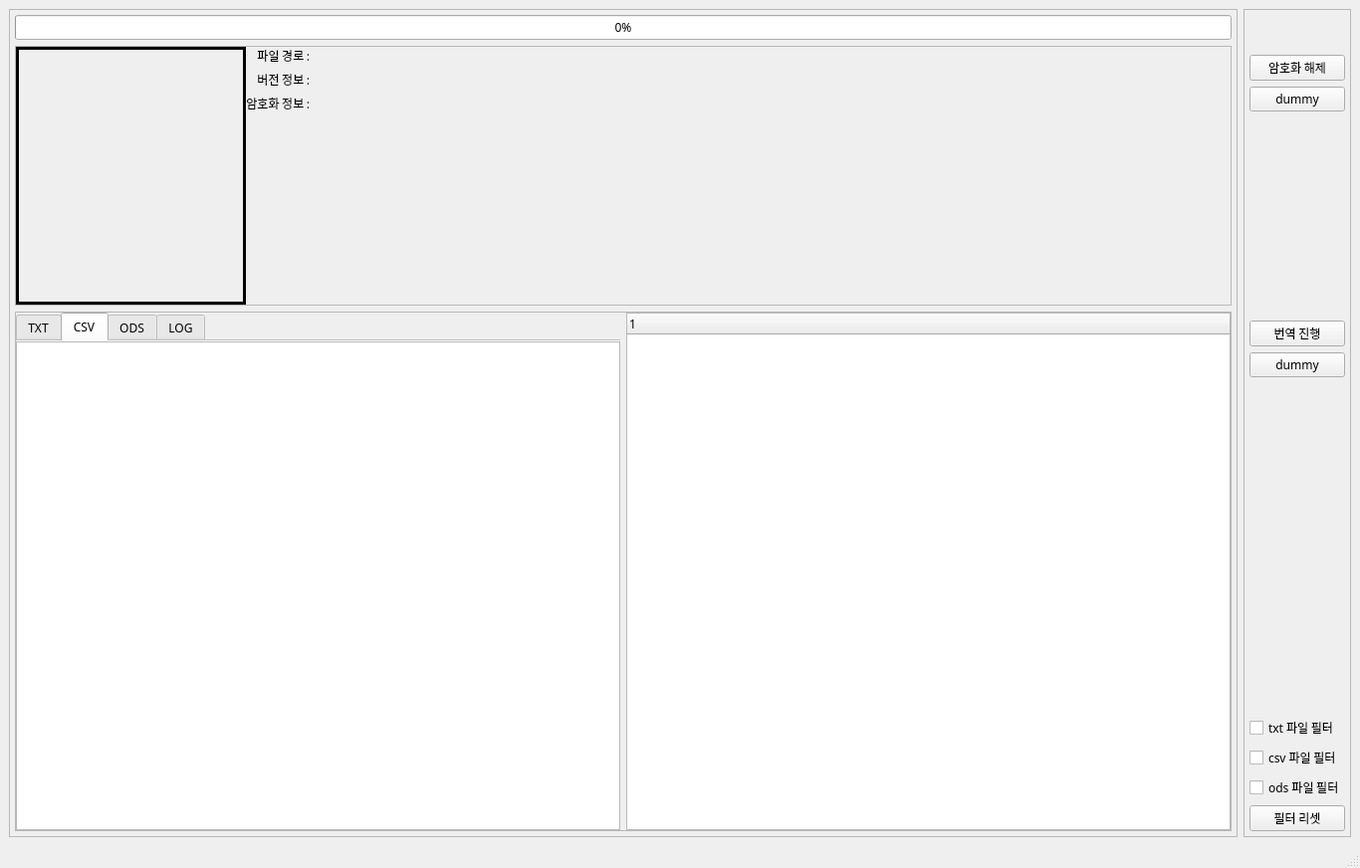
<?xml version="1.0" encoding="UTF-8"?>
<ui version="4.0">
 <author>koa</author>
 <class>MainWindow</class>
 <widget class="QMainWindow" name="MainWindow">
  <property name="geometry">
   <rect>
    <x>0</x>
    <y>0</y>
    <width>1366</width>
    <height>872</height>
   </rect>
  </property>
  <property name="sizePolicy">
   <sizepolicy hsizetype="Expanding" vsizetype="Expanding">
    <horstretch>0</horstretch>
    <verstretch>0</verstretch>
   </sizepolicy>
  </property>
  <property name="minimumSize">
   <size>
    <width>1366</width>
    <height>768</height>
   </size>
  </property>
  <property name="font">
   <font>
    <family>D2Coding</family>
   </font>
  </property>
  <property name="contextMenuPolicy">
   <enum>Qt::CustomContextMenu</enum>
  </property>
  <property name="windowTitle">
   <string>RPG_Trans</string>
  </property>
  <widget class="QWidget" name="centralwidget">
   <property name="sizePolicy">
    <sizepolicy hsizetype="MinimumExpanding" vsizetype="Preferred">
     <horstretch>0</horstretch>
     <verstretch>0</verstretch>
    </sizepolicy>
   </property>
   <layout class="QGridLayout" name="gridLayout_2">
    <item row="0" column="0">
     <widget class="QFrame" name="Entire_Frame">
      <property name="frameShape">
       <enum>QFrame::StyledPanel</enum>
      </property>
      <property name="frameShadow">
       <enum>QFrame::Raised</enum>
      </property>
      <layout class="QVBoxLayout" name="verticalLayout_2" stretch="0,1,2">
       <property name="leftMargin">
        <number>5</number>
       </property>
       <property name="topMargin">
        <number>5</number>
       </property>
       <property name="rightMargin">
        <number>5</number>
       </property>
       <property name="bottomMargin">
        <number>5</number>
       </property>
       <item>
        <widget class="QProgressBar" name="progressBar">
         <property name="value">
          <number>0</number>
         </property>
         <property name="alignment">
          <set>Qt::AlignCenter</set>
         </property>
        </widget>
       </item>
       <item>
        <widget class="QFrame" name="Folder_info_Frame">
         <property name="sizePolicy">
          <sizepolicy hsizetype="MinimumExpanding" vsizetype="MinimumExpanding">
           <horstretch>0</horstretch>
           <verstretch>0</verstretch>
          </sizepolicy>
         </property>
         <property name="baseSize">
          <size>
           <width>100</width>
           <height>100</height>
          </size>
         </property>
         <property name="frameShape">
          <enum>QFrame::StyledPanel</enum>
         </property>
         <property name="frameShadow">
          <enum>QFrame::Raised</enum>
         </property>
         <layout class="QHBoxLayout" name="horizontalLayout_2" stretch="1,0,4">
          <property name="spacing">
           <number>0</number>
          </property>
          <property name="leftMargin">
           <number>0</number>
          </property>
          <property name="topMargin">
           <number>0</number>
          </property>
          <property name="rightMargin">
           <number>0</number>
          </property>
          <property name="bottomMargin">
           <number>0</number>
          </property>
          <item>
           <widget class="QLabel" name="Location_Drag_Drop">
            <property name="sizePolicy">
             <sizepolicy hsizetype="Expanding" vsizetype="Expanding">
              <horstretch>100</horstretch>
              <verstretch>100</verstretch>
             </sizepolicy>
            </property>
            <property name="minimumSize">
             <size>
              <width>100</width>
              <height>100</height>
             </size>
            </property>
            <property name="acceptDrops">
             <bool>true</bool>
            </property>
            <property name="layoutDirection">
             <enum>Qt::LeftToRight</enum>
            </property>
            <property name="frameShape">
             <enum>QFrame::Box</enum>
            </property>
            <property name="lineWidth">
             <number>3</number>
            </property>
            <property name="text">
             <string/>
            </property>
            <property name="scaledContents">
             <bool>false</bool>
            </property>
            <property name="alignment">
             <set>Qt::AlignCenter</set>
            </property>
           </widget>
          </item>
          <item>
           <layout class="QVBoxLayout" name="S_InfoLabel_layout">
            <item>
             <widget class="QLabel" name="label">
              <property name="text">
               <string>파일 경로 : </string>
              </property>
              <property name="alignment">
               <set>Qt::AlignRight|Qt::AlignTrailing|Qt::AlignVCenter</set>
              </property>
             </widget>
            </item>
            <item>
             <widget class="QLabel" name="label_2">
              <property name="text">
               <string>버전 정보 : </string>
              </property>
              <property name="alignment">
               <set>Qt::AlignRight|Qt::AlignTrailing|Qt::AlignVCenter</set>
              </property>
             </widget>
            </item>
            <item>
             <widget class="QLabel" name="label_3">
              <property name="text">
               <string>암호화 정보 : </string>
              </property>
              <property name="alignment">
               <set>Qt::AlignRight|Qt::AlignTrailing|Qt::AlignVCenter</set>
              </property>
             </widget>
            </item>
            <item>
             <spacer name="verticalSpacer_3">
              <property name="orientation">
               <enum>Qt::Vertical</enum>
              </property>
              <property name="sizeHint" stdset="0">
               <size>
                <width>20</width>
                <height>40</height>
               </size>
              </property>
             </spacer>
            </item>
           </layout>
          </item>
          <item>
           <layout class="QVBoxLayout" name="InfoLabel_layout">
            <item>
             <layout class="QHBoxLayout" name="Progress_Frame"/>
            </item>
            <item>
             <widget class="QLabel" name="Folder_Name_label">
              <property name="text">
               <string/>
              </property>
             </widget>
            </item>
            <item>
             <widget class="QLabel" name="RPG_Ver_label">
              <property name="text">
               <string/>
              </property>
             </widget>
            </item>
            <item>
             <widget class="QLabel" name="Is_Encrypt_label">
              <property name="text">
               <string/>
              </property>
             </widget>
            </item>
            <item>
             <spacer name="verticalSpacer_2">
              <property name="orientation">
               <enum>Qt::Vertical</enum>
              </property>
              <property name="sizeHint" stdset="0">
               <size>
                <width>20</width>
                <height>40</height>
               </size>
              </property>
             </spacer>
            </item>
            <item>
             <widget class="QLabel" name="DecryptLog_label">
              <property name="text">
               <string/>
              </property>
             </widget>
            </item>
            <item>
             <widget class="QLabel" name="TransLog_label">
              <property name="text">
               <string/>
              </property>
             </widget>
            </item>
           </layout>
          </item>
         </layout>
        </widget>
       </item>
       <item>
        <widget class="QFrame" name="WorkSpace_Frame">
         <property name="sizePolicy">
          <sizepolicy hsizetype="MinimumExpanding" vsizetype="MinimumExpanding">
           <horstretch>0</horstretch>
           <verstretch>0</verstretch>
          </sizepolicy>
         </property>
         <property name="frameShape">
          <enum>QFrame::StyledPanel</enum>
         </property>
         <property name="frameShadow">
          <enum>QFrame::Raised</enum>
         </property>
         <layout class="QHBoxLayout" name="horizontalLayout_3">
          <property name="leftMargin">
           <number>0</number>
          </property>
          <property name="topMargin">
           <number>0</number>
          </property>
          <property name="rightMargin">
           <number>0</number>
          </property>
          <property name="bottomMargin">
           <number>0</number>
          </property>
          <item>
           <layout class="QHBoxLayout" name="FileControl_layout">
            <item>
             <widget class="QTabWidget" name="Tab_Widget">
              <property name="focusPolicy">
               <enum>Qt::StrongFocus</enum>
              </property>
              <property name="tabPosition">
               <enum>QTabWidget::North</enum>
              </property>
              <property name="tabShape">
               <enum>QTabWidget::Rounded</enum>
              </property>
              <property name="currentIndex">
               <number>1</number>
              </property>
              <property name="documentMode">
               <bool>true</bool>
              </property>
              <property name="tabsClosable">
               <bool>false</bool>
              </property>
              <property name="movable">
               <bool>false</bool>
              </property>
              <property name="tabBarAutoHide">
               <bool>false</bool>
              </property>
              <widget class="QWidget" name="TXTView_Tab">
               <property name="sizePolicy">
                <sizepolicy hsizetype="MinimumExpanding" vsizetype="MinimumExpanding">
                 <horstretch>0</horstretch>
                 <verstretch>0</verstretch>
                </sizepolicy>
               </property>
               <attribute name="title">
                <string>TXT</string>
               </attribute>
               <layout class="QGridLayout" name="gridLayout_3">
                <property name="leftMargin">
                 <number>0</number>
                </property>
                <property name="topMargin">
                 <number>0</number>
                </property>
                <property name="rightMargin">
                 <number>0</number>
                </property>
                <property name="bottomMargin">
                 <number>0</number>
                </property>
                <property name="spacing">
                 <number>0</number>
                </property>
                <item row="0" column="0">
                 <widget class="QTextEdit" name="TXTView_Widget">
                  <property name="sizePolicy">
                   <sizepolicy hsizetype="MinimumExpanding" vsizetype="MinimumExpanding">
                    <horstretch>0</horstretch>
                    <verstretch>0</verstretch>
                   </sizepolicy>
                  </property>
                 </widget>
                </item>
               </layout>
              </widget>
              <widget class="QWidget" name="CSVView_Tab">
               <property name="sizePolicy">
                <sizepolicy hsizetype="Maximum" vsizetype="Maximum">
                 <horstretch>0</horstretch>
                 <verstretch>0</verstretch>
                </sizepolicy>
               </property>
               <attribute name="title">
                <string>CSV</string>
               </attribute>
               <layout class="QGridLayout" name="gridLayout_4">
                <property name="leftMargin">
                 <number>0</number>
                </property>
                <property name="topMargin">
                 <number>0</number>
                </property>
                <property name="rightMargin">
                 <number>0</number>
                </property>
                <property name="bottomMargin">
                 <number>0</number>
                </property>
                <property name="spacing">
                 <number>0</number>
                </property>
                <item row="0" column="0">
                 <widget class="QTableWidget" name="CSVView_Widget">
                  <property name="sizePolicy">
                   <sizepolicy hsizetype="Expanding" vsizetype="Expanding">
                    <horstretch>0</horstretch>
                    <verstretch>0</verstretch>
                   </sizepolicy>
                  </property>
                  <property name="contextMenuPolicy">
                   <enum>Qt::DefaultContextMenu</enum>
                  </property>
                  <property name="selectionMode">
                   <enum>QAbstractItemView::ExtendedSelection</enum>
                  </property>
                  <property name="rowCount">
                   <number>0</number>
                  </property>
                  <property name="columnCount">
                   <number>0</number>
                  </property>
                  <attribute name="horizontalHeaderStretchLastSection">
                   <bool>true</bool>
                  </attribute>
                  <attribute name="verticalHeaderShowSortIndicator" stdset="0">
                   <bool>false</bool>
                  </attribute>
                  <attribute name="verticalHeaderStretchLastSection">
                   <bool>true</bool>
                  </attribute>
                 </widget>
                </item>
               </layout>
              </widget>
              <widget class="QWidget" name="ODSView_Tab">
               <property name="sizePolicy">
                <sizepolicy hsizetype="MinimumExpanding" vsizetype="MinimumExpanding">
                 <horstretch>0</horstretch>
                 <verstretch>0</verstretch>
                </sizepolicy>
               </property>
               <attribute name="title">
                <string>ODS</string>
               </attribute>
               <layout class="QGridLayout" name="gridLayout_5">
                <property name="leftMargin">
                 <number>0</number>
                </property>
                <property name="topMargin">
                 <number>0</number>
                </property>
                <property name="rightMargin">
                 <number>0</number>
                </property>
                <property name="bottomMargin">
                 <number>0</number>
                </property>
                <item row="0" column="0">
                 <widget class="QTableWidget" name="ODSView_Widget">
                  <property name="sizePolicy">
                   <sizepolicy hsizetype="Expanding" vsizetype="Expanding">
                    <horstretch>0</horstretch>
                    <verstretch>0</verstretch>
                   </sizepolicy>
                  </property>
                  <property name="rowCount">
                   <number>0</number>
                  </property>
                  <property name="columnCount">
                   <number>0</number>
                  </property>
                  <attribute name="horizontalHeaderCascadingSectionResizes">
                   <bool>true</bool>
                  </attribute>
                  <attribute name="horizontalHeaderStretchLastSection">
                   <bool>true</bool>
                  </attribute>
                  <attribute name="verticalHeaderShowSortIndicator" stdset="0">
                   <bool>false</bool>
                  </attribute>
                  <attribute name="verticalHeaderStretchLastSection">
                   <bool>true</bool>
                  </attribute>
                 </widget>
                </item>
               </layout>
              </widget>
              <widget class="QWidget" name="LOGView_Tab">
               <attribute name="title">
                <string>LOG</string>
               </attribute>
               <layout class="QGridLayout" name="gridLayout_6">
                <property name="leftMargin">
                 <number>0</number>
                </property>
                <property name="topMargin">
                 <number>0</number>
                </property>
                <property name="rightMargin">
                 <number>0</number>
                </property>
                <property name="bottomMargin">
                 <number>0</number>
                </property>
                <property name="spacing">
                 <number>0</number>
                </property>
                <item row="0" column="0">
                 <widget class="QPlainTextEdit" name="LOGView_WIdget"/>
                </item>
               </layout>
              </widget>
             </widget>
            </item>
            <item>
             <widget class="QTreeWidget" name="FolderStructure_Tree">
              <property name="contextMenuPolicy">
               <enum>Qt::CustomContextMenu</enum>
              </property>
              <attribute name="headerVisible">
               <bool>true</bool>
              </attribute>
              <attribute name="headerCascadingSectionResizes">
               <bool>true</bool>
              </attribute>
              <column>
               <property name="text">
                <string/>
               </property>
              </column>
             </widget>
            </item>
           </layout>
          </item>
         </layout>
        </widget>
       </item>
      </layout>
     </widget>
    </item>
    <item row="0" column="1">
     <widget class="QFrame" name="Right_SideBar_Frame">
      <property name="frameShape">
       <enum>QFrame::StyledPanel</enum>
      </property>
      <property name="frameShadow">
       <enum>QFrame::Raised</enum>
      </property>
      <layout class="QVBoxLayout" name="verticalLayout_5" stretch="1,2">
       <property name="leftMargin">
        <number>5</number>
       </property>
       <property name="topMargin">
        <number>5</number>
       </property>
       <property name="rightMargin">
        <number>5</number>
       </property>
       <property name="bottomMargin">
        <number>5</number>
       </property>
       <item>
        <layout class="QVBoxLayout" name="UpperSide_layout">
         <item>
          <spacer name="verticalSpacer_6">
           <property name="orientation">
            <enum>Qt::Vertical</enum>
           </property>
           <property name="sizeType">
            <enum>QSizePolicy::Fixed</enum>
           </property>
           <property name="sizeHint" stdset="0">
            <size>
             <width>20</width>
             <height>40</height>
            </size>
           </property>
          </spacer>
         </item>
         <item>
          <widget class="QPushButton" name="Decrypt_btn">
           <property name="text">
            <string>암호화 해제</string>
           </property>
          </widget>
         </item>
         <item>
          <widget class="QPushButton" name="Dummy_btn">
           <property name="text">
            <string>dummy</string>
           </property>
          </widget>
         </item>
         <item>
          <spacer name="verticalSpacer_4">
           <property name="orientation">
            <enum>Qt::Vertical</enum>
           </property>
           <property name="sizeHint" stdset="0">
            <size>
             <width>20</width>
             <height>40</height>
            </size>
           </property>
          </spacer>
         </item>
        </layout>
       </item>
       <item>
        <layout class="QVBoxLayout" name="BottomSide_layout">
         <item>
          <spacer name="verticalSpacer_7">
           <property name="orientation">
            <enum>Qt::Vertical</enum>
           </property>
           <property name="sizeType">
            <enum>QSizePolicy::Fixed</enum>
           </property>
           <property name="sizeHint" stdset="0">
            <size>
             <width>20</width>
             <height>30</height>
            </size>
           </property>
          </spacer>
         </item>
         <item>
          <widget class="QPushButton" name="Trans_btn">
           <property name="text">
            <string>번역 진행</string>
           </property>
          </widget>
         </item>
         <item>
          <widget class="QPushButton" name="Dummy_btn_2">
           <property name="text">
            <string>dummy</string>
           </property>
          </widget>
         </item>
         <item>
          <spacer name="verticalSpacer_5">
           <property name="orientation">
            <enum>Qt::Vertical</enum>
           </property>
           <property name="sizeHint" stdset="0">
            <size>
             <width>20</width>
             <height>40</height>
            </size>
           </property>
          </spacer>
         </item>
         <item>
          <widget class="QCheckBox" name="TXT_Filter">
           <property name="text">
            <string>txt 파일 필터</string>
           </property>
          </widget>
         </item>
         <item>
          <widget class="QCheckBox" name="CSV_Filter">
           <property name="text">
            <string>csv 파일 필터</string>
           </property>
          </widget>
         </item>
         <item>
          <widget class="QCheckBox" name="ODS_Filter">
           <property name="text">
            <string>ods 파일 필터</string>
           </property>
          </widget>
         </item>
         <item>
          <widget class="QPushButton" name="FilterReset_btn">
           <property name="text">
            <string>필터 리셋</string>
           </property>
          </widget>
         </item>
        </layout>
       </item>
      </layout>
     </widget>
    </item>
   </layout>
  </widget>
  <widget class="QMenuBar" name="menubar">
   <property name="geometry">
    <rect>
     <x>0</x>
     <y>0</y>
     <width>1366</width>
     <height>20</height>
    </rect>
   </property>
  </widget>
  <widget class="QStatusBar" name="statusbar">
   <property name="autoFillBackground">
    <bool>false</bool>
   </property>
  </widget>
 </widget>
 <layoutdefault spacing="6" margin="9"/>
 <resources>
  <include location="QT_R.qrc"/>
 </resources>
 <connections/>
 <designerdata>
  <property name="gridDeltaX">
   <number>10</number>
  </property>
  <property name="gridDeltaY">
   <number>10</number>
  </property>
  <property name="gridSnapX">
   <bool>true</bool>
  </property>
  <property name="gridSnapY">
   <bool>true</bool>
  </property>
  <property name="gridVisible">
   <bool>true</bool>
  </property>
 </designerdata>
</ui>
